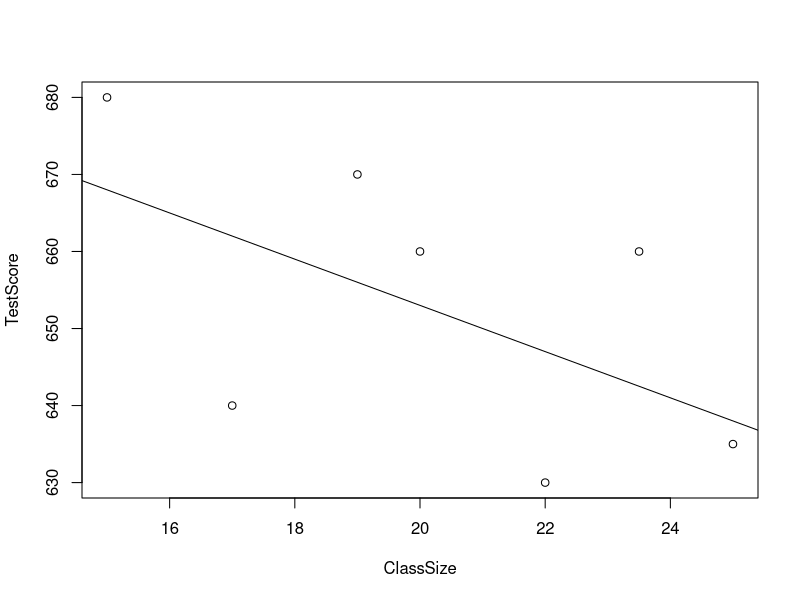
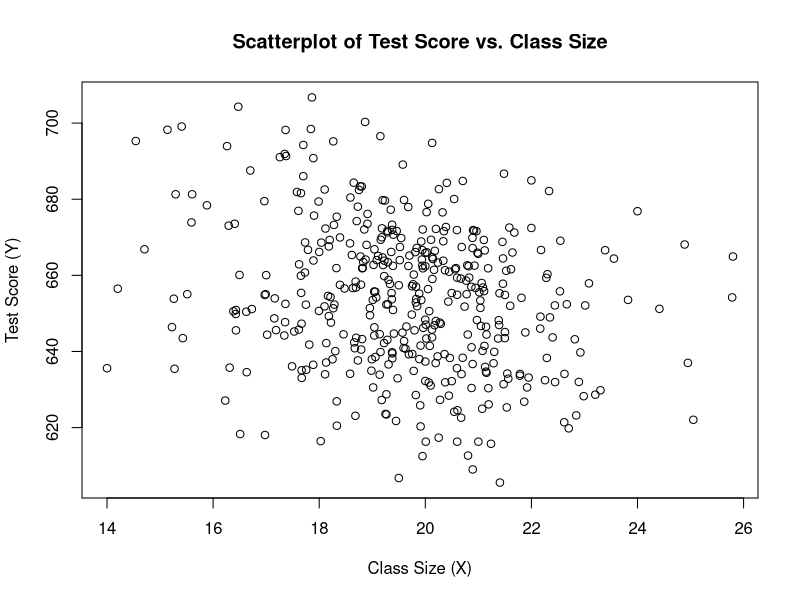
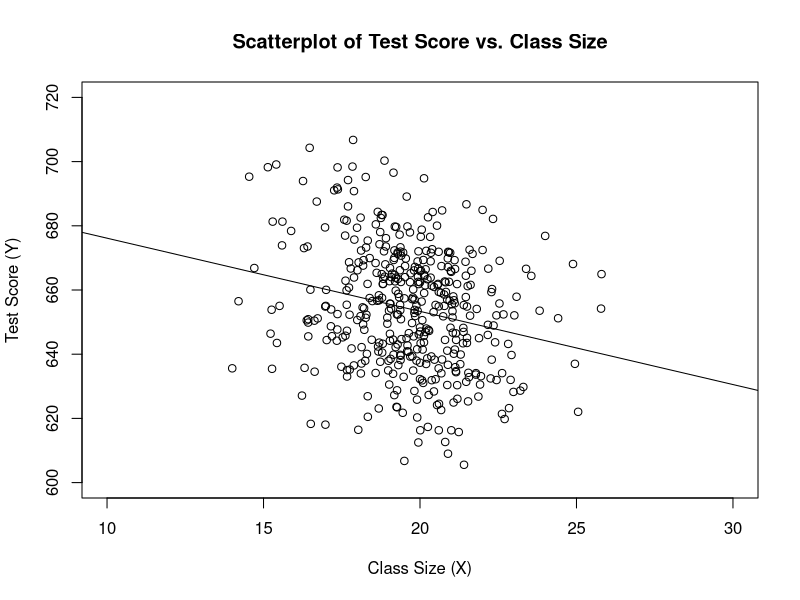
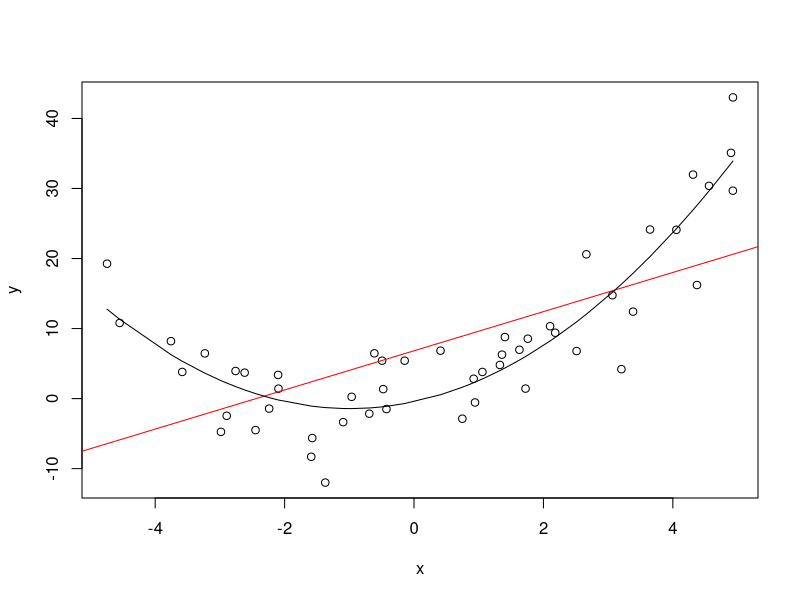
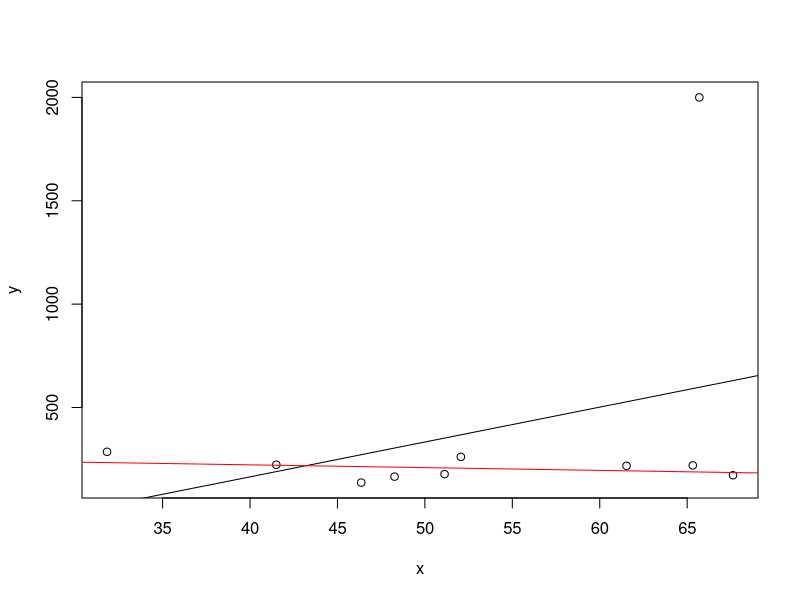
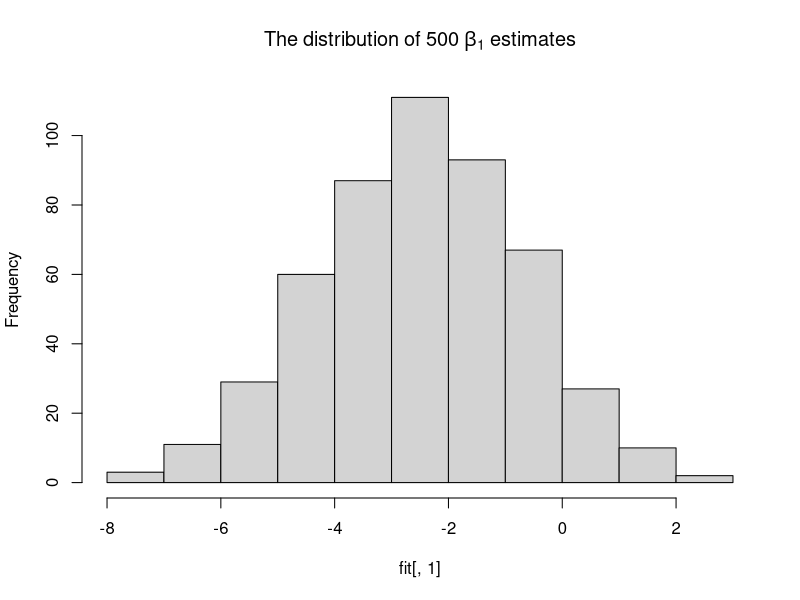
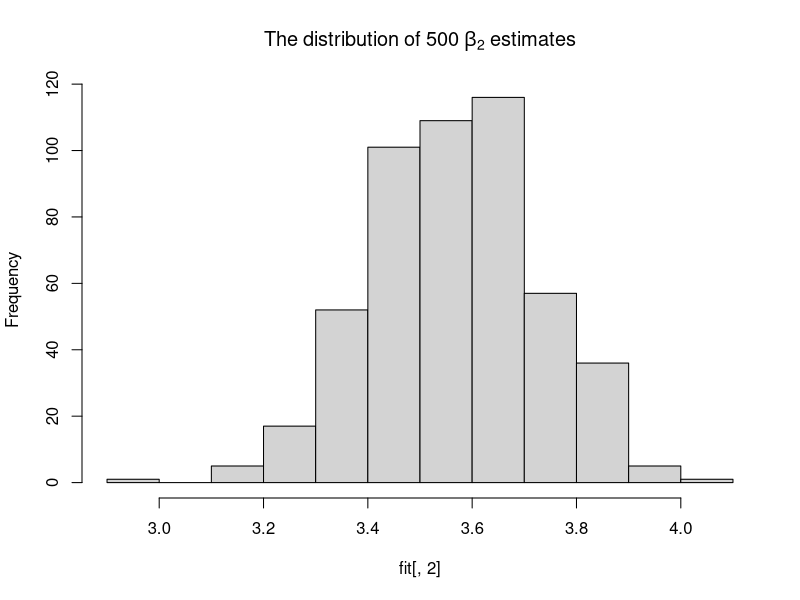

Write the R code that produced these figures, in order.
## ---- chunk 1
#Creating sample data
ClassSize   <- c(15, 17, 19, 20, 22, 23.5, 25)
TestScore   <- c(680, 640, 670, 660, 630, 660, 635) 

                         
#Print out sample data
TestScore 
ClassSize
## ---- chunk 2
plot(TestScore ~ ClassSize)
abline(a = 713, b = -3)
## ---- chunk 3
library(AER)                                                    # contains the data set 
data(CASchools)                                                 # loads the the data set in the workspace 
## ---- chunk 4
class(CASchools)
## ---- chunk 5
head(CASchools)
## ---- chunk 6
CASchools$size     <- CASchools$students/CASchools$teachers     
CASchools$score    <- (CASchools$read + CASchools$math)/2     
## ---- chunk 7
avg_size      <- mean(CASchools$size) 
avg_score     <- mean(CASchools$score)
sd_size       <- sd(CASchools$size) 
sd_score      <- sd(CASchools$score)
quantiles     <- c(0.10, 0.25, 0.4, 0.5, 0.6, 0.75, 0.9)
quant_size    <- quantile(CASchools$size, quantiles)
quant_score   <- quantile(CASchools$score, quantiles)

#Gather everything in a data.frame 
DistributionSummary <- data.frame(Average           = c(avg_size, avg_score), 
                                  StandardDeviation = c(sd_size, sd_score), 
                                  quantile          = rbind(quant_size, quant_score)
                                  )
DistributionSummary
## ---- chunk 8
plot(score ~ size, 
     data = CASchools,
     main = "Scatterplot of Test Score vs. Class Size", 
     xlab = "Class Size (X)",
     ylab = "Test Score (Y)"
)
## ---- chunk 9
cor(CASchools$size, CASchools$score)
## ---- chunk 10
attach(CASchools) #allows to use the variables contained in CASchools directly
beta_1 <- sum((size - mean(size))*(score - mean(score))) / sum((size - mean(size))^2)
beta_0 <- mean(score) - beta_1 * mean(size)
beta_1
beta_0
## ---- chunk 11
#Assigns the results of the lm estimation to linear_model
linear_model <- lm(score ~ size, data = CASchools)

#Prints the standard output of the estimated lm object 
linear_model
## ---- chunk 12
plot(score ~ size, 
     data = CASchools,
     main = "Scatterplot of Test Score vs. Class Size", 
     xlab = "Class Size (X)",
     ylab = "Test Score (Y)",
     xlim = c(10,30),
     ylim = c(600, 720))

abline(linear_model) # add regression line
## ---- chunk 13
summary(linear_model)
## ---- chunk 14
set.seed(321)
x <- runif(50, min = -5, max = 5)
u <- rnorm(50, sd = 5)             
y <- x^2 + 2*x + u                 # the truth 

plot(y~x)
l <- predict(lm(y~x +  I(x^2)), data.frame(x = sort(x)))
abline(lm(y~x), col = "red")
lines(sort(x), l)
## ---- chunk 15
set.seed(123)
x     <- sort(runif(10, min = 30, max = 70 ))
y     <- rnorm(10 , mean = 200, sd = 50)
y[9] <- 2000

fit               <- lm(y ~ x)
fitWithoutOutlier <- lm(y[-9] ~ x[-9])

plot(y ~ x)
abline(fit)
abline(fitWithoutOutlier, col = "red")
## ---- chunk 16
#Population Regression
pop_n      <- 1000
x          <- runif(pop_n, min = 0, max = 20)
u          <- rnorm(pop_n, sd = 10)
y          <- -2 + 3.5*x + u
population <- data.frame(x, y)
## ---- chunk 17
n <- 100 # sample size
sigma_b1 <- var( ( x - mean(x) ) * u ) / (100 * var(x)^2)
H_i      <- 1 - mean(x) / mean(x^2) * x
sigma_b0 <- var(H_i * u) / (n * mean(H_i^2)^2 )

#Estimation
number_of_estimations <- 500


fit <- matrix(ncol = 2, nrow = number_of_estimations)
for (i in 1:number_of_estimations){
 random_sample  <- population[ sample(1:pop_n, n), ]
 fit[i, ]       <- lm(y ~ x, data = random_sample)$coefficients
}

var(fit[ ,1])
hist(fit[ ,1], main = bquote(The ~ distribution  ~ of ~ 500 ~ beta[1] ~ estimates))

var(fit[ ,2])
hist(fit[ ,2], main = bquote(The ~ distribution  ~ of ~ 500 ~ beta[2] ~ estimates))
